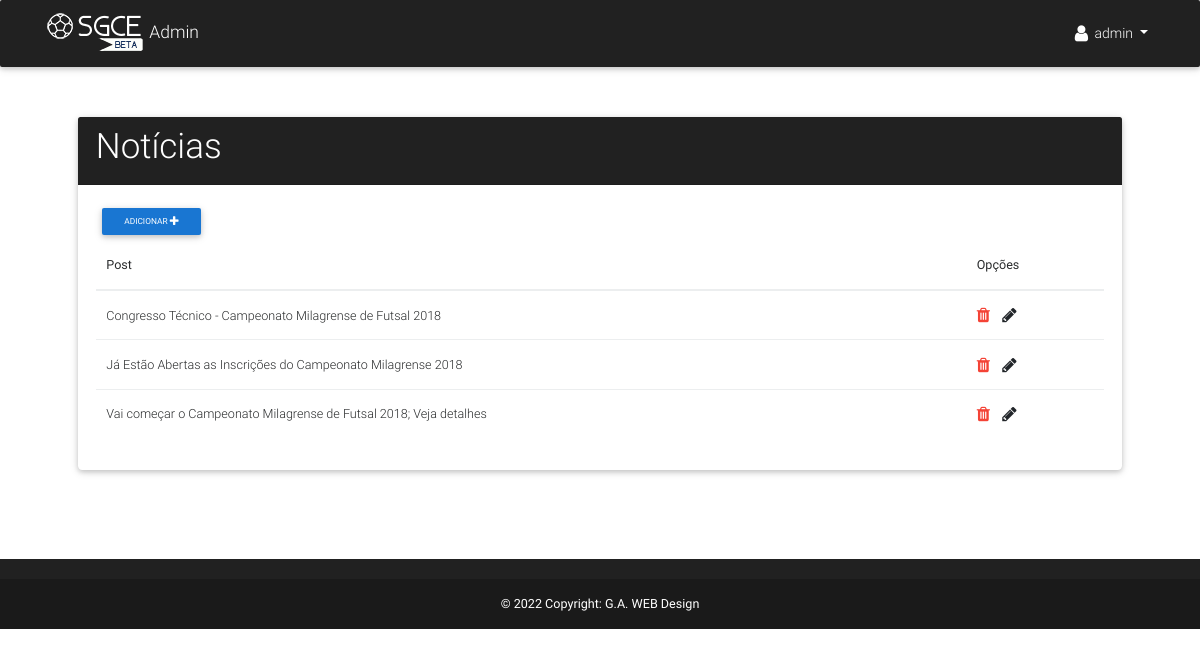
Page /manager/post/listar/ (signed in) on the earlier database version.
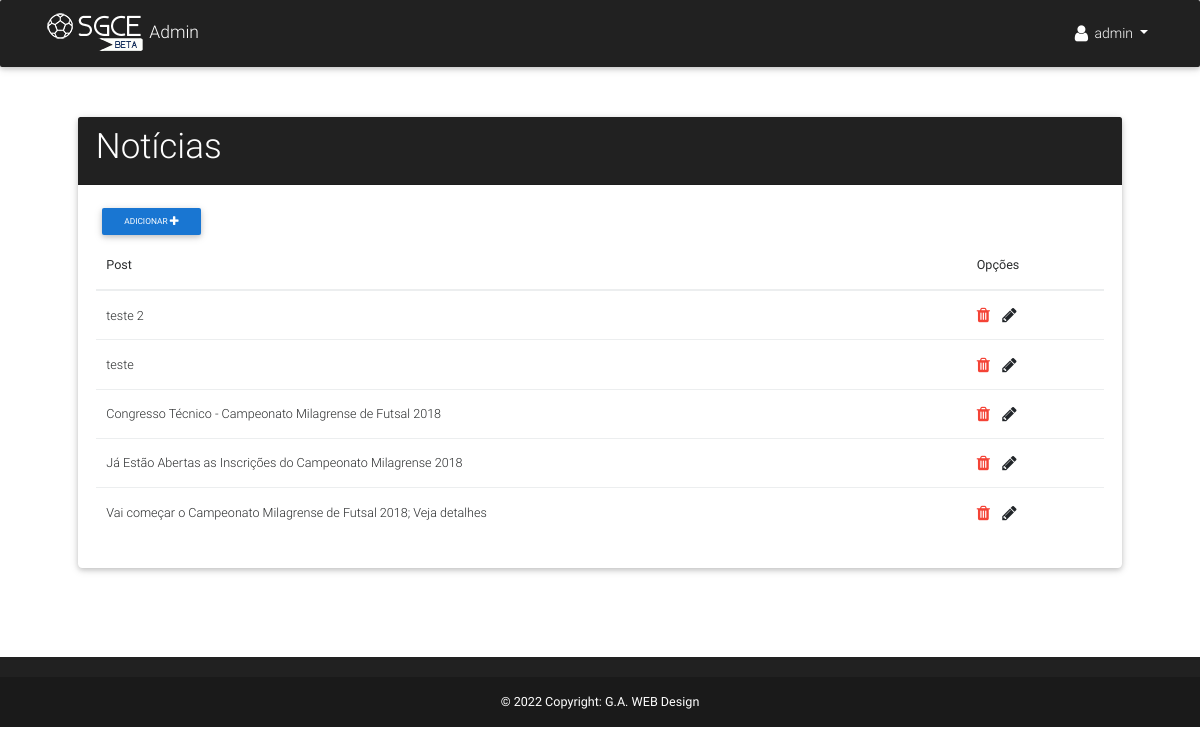
Same page on the later database version.
### app/models.py (models this page shows)
class Post(models.Model):
    titulo = models.CharField('Titulo', max_length=200)
    conteudo = models.TextField('Conteudo')
    imagem = models.ImageField('Imagem', upload_to='imgPosts/', null=True)
    created_date = models.DateTimeField('Data de criação', default=timezone.now)
    def __str__(self):
        return self.titulo

### app/views.py (the view)
# urls.py: url(r'^manager/post/listar/$', post_list, name='post_list'),
@login_required(login_url='/manager/login/')
def post_list(request):
    posts = Post.objects.all().order_by('-created_date')
    return render(request, 'manager/read/listar_posts.html', {'posts':posts})

### app/templates/manager/read/listar_posts.html (shortened to what this page needs)
{% extends 'manager/base.html' %}
{% block content %}
<br><br>
<div class="row" style="padding: 3%;">
  <div class="col-lg-12">
    <div class="row justify-content-center">
      <div class="col-lg-12">
        <div class="card">
          <div class="card-header elegant-color-dark white-text">
            <h1 class="h1-responsive">Notícias</h1>
          </div>
          <div class="card-body">
            <a href="{% url 'post_create'%}" class="pull-left black-text mr-5 btn btn-blue btn-sm">
                Adicionar
                <span class="fa fa-plus fa-lg white-text"></span>
            </a>
            <div class="table-responsive">
                <table class="table">
                    <thead>
                        <th>Post</th>
                        <th>Opções</th>
                    </thead>
                    <tbody>
                        {% for post in posts %}
                        <tr>
                            <td>{{post}}</td>
                            <td>
                                <a href="{% url 'post_remove' pk=post.pk %}">
                                    <span class="fa fa-trash fa-lg red-text"></span>
                                </a>
                                <a href="{% url 'post_edit' pk=post.pk %}">
                                    <span class="fa fa-pencil fa-lg"></span>
                                </a>
                            </td>
                        </tr>
                        {% endfor %}
                    </tbody>
                </table>
            </div>
          </div>
        </div>
      </div>
    </div>
  </div>
</div>
{% endblock %}

Differences in the rows shown:
added Post: titulo "teste 2"
added Post: titulo "teste"
